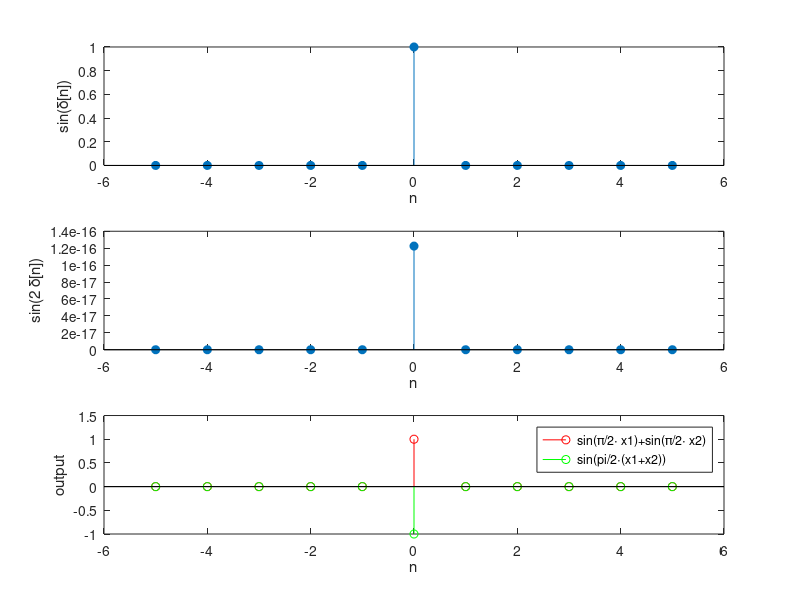

Write MATLAB code to recreate this figure.
%lab assignment1
x=-5:1:5;           %范围
x1=double(x==0);    %x_1[n]=\delta[n]
x2=2*x1;            %x_2[n]=2*\delta[n]

figure(4)
y1=sin(pi/2*x1);
subplot(3,1,1);
stem(x,y1,'filled');
xlabel('n')
ylabel('sin(\delta[n])')

y2=sin(pi/2*x2);
subplot(3,1,2);
stem(x,y2,'filled')
xlabel('n')
ylabel('sin(2 \delta[n])')


y3=sin(pi/2*(x1+x2));
subplot(3,1,3);
stem(x,y1+y2,'r');
hold on;
stem(x,y3,'g');
legend('sin(\pi/2\cdot x1)+sin(\pi/2\cdot x2)','sin(pi/2\cdot(x1+x2))')
xlabel('n')
ylabel('output')
